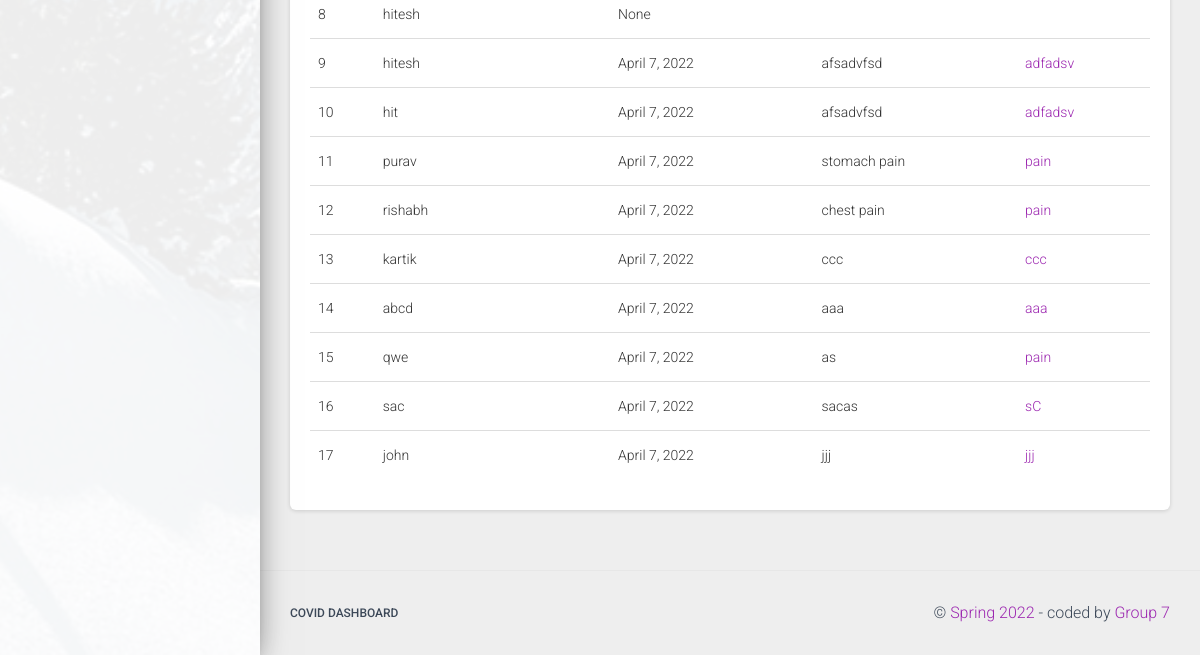
Page /doctors (lower part) on the earlier database version.
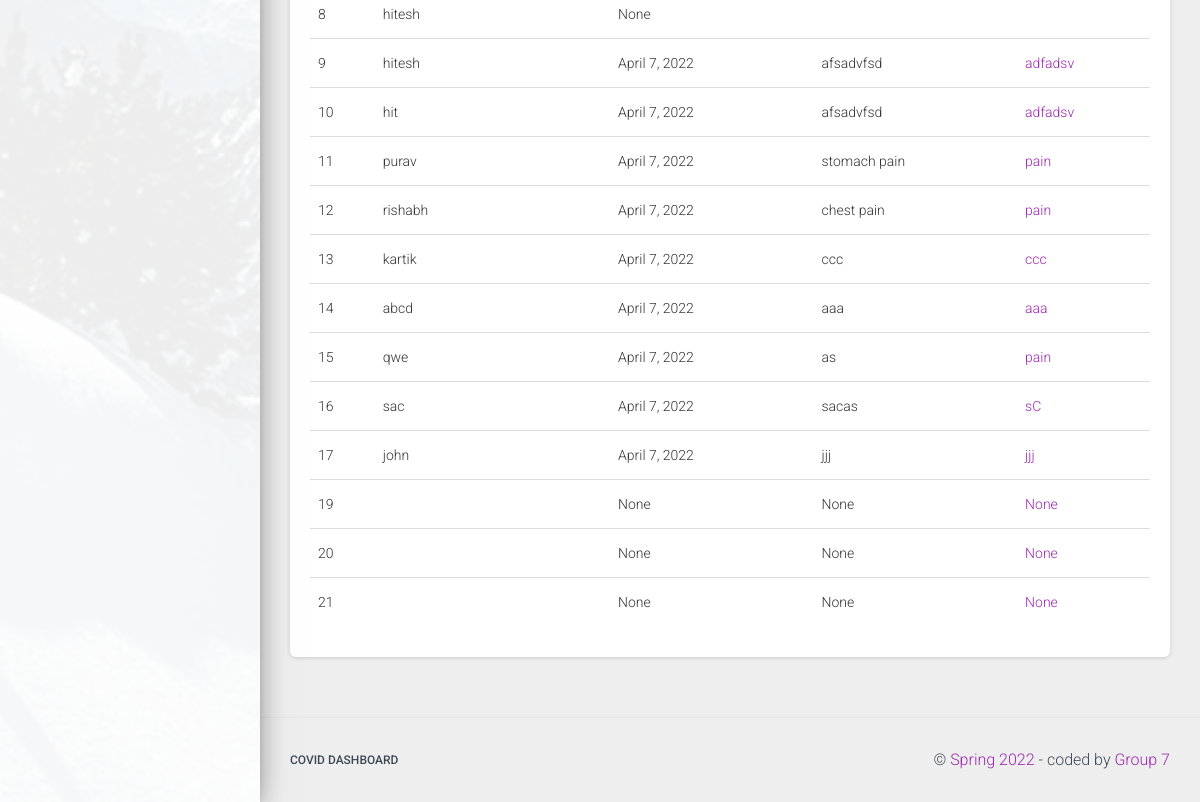
Same page on the later database version.
### apps/home/models.py (models this page shows, shortened)
class DoctorVisit(models.Model):
    doctor = models.CharField('Doctor Name', max_length=120)
    visit_date = models.DateField('Visit Date', blank=True, null=True)
    reason = models.CharField(
        'Reason of Visit', max_length=500, blank=True, null=True)
    notes = models.CharField('Notes', max_length=500, blank=True, null=True)
    user = models.IntegerField('id', max_length=500, blank=True, null=True)

### apps/home/views.py (the view, shortened to what this page needs)
# urls.py: path('doctors', views.doctor_visits, name='doctors'),
def doctor_visits(request):
    form = DoctorVisitsForm(request.POST)
    load_template = request.path.split('/')[-1] + '.html'
    submitted = False
    visits = DoctorVisit.objects.filter(user=request.user.id)
    html_template = loader.get_template('home/' + load_template)
    context = {
        'form': form,
        'success': submitted,
        'visits': visits,
        'segment': 'doctors',
    }
    return HttpResponse(html_template.render(context, request))

### apps/templates/home/doctors.html (shortened to what this page needs)
{% extends "layouts/base.html" %} {% block title %} Doctor Visits {% endblock %}
{% block stylesheets %}{% endblock stylesheets %} {% block content %}
<div class="row">
	<div class="col-md-12">
		<div class="card">
			<div class="card-body">
				<div class="table-responsive">
					<table class="table">
						<tbody>
							{% for visit in visits %}
							<tr>
								<td>{{visit.id}}</td>
								<td>{{visit.doctor}}</td>
								<td>{{visit.visit_date}}</td>
								<td>{{visit.reason}}</td>
								<td class="text-primary">{{visit.notes}}</td>
							</tr>
							{%endfor%}
						</tbody>
					</table>
				</div>
			</div>
		</div>
	</div>
</div>
{% endblock content %}

Differences in the rows shown:
added DoctorVisit: id "19", visit_date "None", reason "None", notes "None"
added DoctorVisit: id "20", visit_date "None", reason "None", notes "None"
added DoctorVisit: id "21", visit_date "None", reason "None", notes "None"
